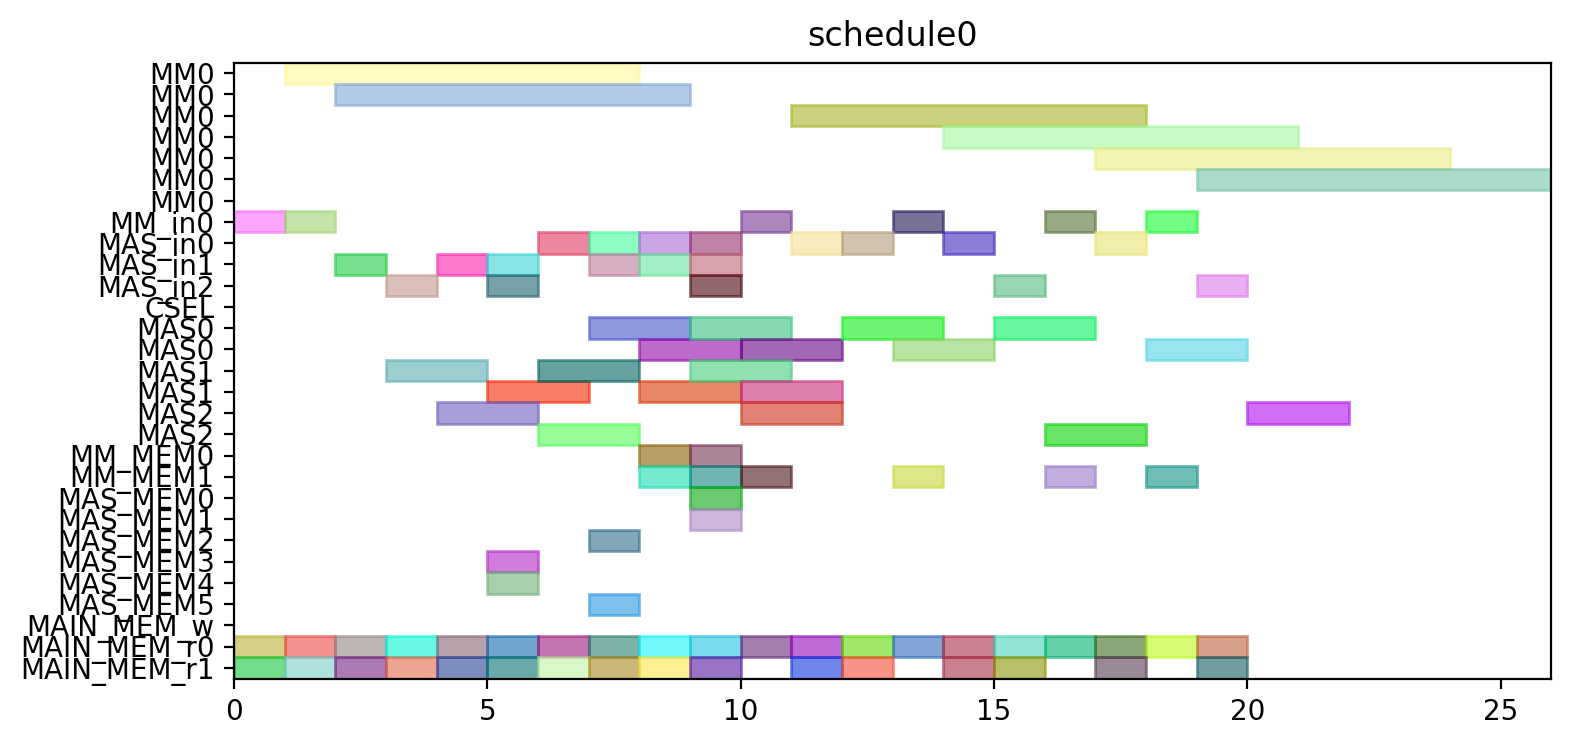

This chart was generated by the following Python code:
from pyschedule import Scenario, solvers, plotters, alt


def solve():
	horizon = 120
	S = Scenario("schedule0", horizon=horizon)

	# resource
	MM = S.Resources('MM', num=1, size=7)
	MM_in = S.Resources('MM_in', num=1)
	MAS_in = S.Resources('MAS_in', num=3)
	CSEL = S.Resource('CSEL')
	MAS = S.Resources('MAS', num=3, size=2, periods=range(1, horizon))
	MM_MEM = S.Resources('MM_MEM', num=2)
	MAS_MEM = S.Resources('MAS_MEM', num=6)
	MAIN_MEM_w = S.Resource('MAIN_MEM_w', size=1)
	MAIN_MEM_r = S.Resources('MAIN_MEM_r', num=2)

	# result of previous scheduling

	# new tasks
	c_qinv_denom_inv0 = S.Task('c_qinv_denom_inv0', length=7, delay_cost=1)
	c_qinv_denom_inv0 += alt(MM)
	c_qinv_denom_inv0_in = S.Task('c_qinv_denom_inv0_in', length=1, delay_cost=1)
	c_qinv_denom_inv0_in += alt(MM_in)
	S += c_qinv_denom_inv0_in*MM_in[0]<=c_qinv_denom_inv0*MM[0]
	c_qinv_denom_inv0_mem0 = S.Task('c_qinv_denom_inv0_mem0', length=1, delay_cost=1)
	c_qinv_denom_inv0_mem0 += MAIN_MEM_r[0]
	S += c_qinv_denom_inv0_mem0 <= c_qinv_denom_inv0

	c_qinv_denom_inv0_mem1 = S.Task('c_qinv_denom_inv0_mem1', length=1, delay_cost=1)
	c_qinv_denom_inv0_mem1 += MAIN_MEM_r[1]
	S += c_qinv_denom_inv0_mem1 <= c_qinv_denom_inv0

	c_qinv_denom_inv1_ = S.Task('c_qinv_denom_inv1_', length=7, delay_cost=1)
	c_qinv_denom_inv1_ += alt(MM)
	c_qinv_denom_inv1__in = S.Task('c_qinv_denom_inv1__in', length=1, delay_cost=1)
	c_qinv_denom_inv1__in += alt(MM_in)
	S += c_qinv_denom_inv1__in*MM_in[0]<=c_qinv_denom_inv1_*MM[0]
	c_qinv_denom_inv1__mem0 = S.Task('c_qinv_denom_inv1__mem0', length=1, delay_cost=1)
	c_qinv_denom_inv1__mem0 += MAIN_MEM_r[0]
	S += c_qinv_denom_inv1__mem0 <= c_qinv_denom_inv1_

	c_qinv_denom_inv1__mem1 = S.Task('c_qinv_denom_inv1__mem1', length=1, delay_cost=1)
	c_qinv_denom_inv1__mem1 += MAIN_MEM_r[1]
	S += c_qinv_denom_inv1__mem1 <= c_qinv_denom_inv1_

	c_qinv0_t2 = S.Task('c_qinv0_t2', length=2, delay_cost=1)
	c_qinv0_t2 += alt(MAS)
	c_qinv0_t2_in = S.Task('c_qinv0_t2_in', length=1, delay_cost=1)
	c_qinv0_t2_in += alt(MAS_in)
	S += c_qinv0_t2_in*MAS_in[0]<=c_qinv0_t2*MAS[0]

	S += c_qinv0_t2_in*MAS_in[1]<=c_qinv0_t2*MAS[1]

	S += c_qinv0_t2_in*MAS_in[2]<=c_qinv0_t2*MAS[2]

	c_qinv0_t2_mem0 = S.Task('c_qinv0_t2_mem0', length=1, delay_cost=1)
	c_qinv0_t2_mem0 += MAIN_MEM_r[0]
	S += c_qinv0_t2_mem0 <= c_qinv0_t2

	c_qinv0_t2_mem1 = S.Task('c_qinv0_t2_mem1', length=1, delay_cost=1)
	c_qinv0_t2_mem1 += MAIN_MEM_r[1]
	S += c_qinv0_t2_mem1 <= c_qinv0_t2

	c_qinv1__t2 = S.Task('c_qinv1__t2', length=2, delay_cost=1)
	c_qinv1__t2 += alt(MAS)
	c_qinv1__t2_in = S.Task('c_qinv1__t2_in', length=1, delay_cost=1)
	c_qinv1__t2_in += alt(MAS_in)
	S += c_qinv1__t2_in*MAS_in[0]<=c_qinv1__t2*MAS[0]

	S += c_qinv1__t2_in*MAS_in[1]<=c_qinv1__t2*MAS[1]

	S += c_qinv1__t2_in*MAS_in[2]<=c_qinv1__t2*MAS[2]

	c_qinv1__t2_mem0 = S.Task('c_qinv1__t2_mem0', length=1, delay_cost=1)
	c_qinv1__t2_mem0 += MAIN_MEM_r[0]
	S += c_qinv1__t2_mem0 <= c_qinv1__t2

	c_qinv1__t2_mem1 = S.Task('c_qinv1__t2_mem1', length=1, delay_cost=1)
	c_qinv1__t2_mem1 += MAIN_MEM_r[1]
	S += c_qinv1__t2_mem1 <= c_qinv1__t2

	c0_t0_t2 = S.Task('c0_t0_t2', length=2, delay_cost=1)
	c0_t0_t2 += alt(MAS)
	c0_t0_t2_in = S.Task('c0_t0_t2_in', length=1, delay_cost=1)
	c0_t0_t2_in += alt(MAS_in)
	S += c0_t0_t2_in*MAS_in[0]<=c0_t0_t2*MAS[0]

	S += c0_t0_t2_in*MAS_in[1]<=c0_t0_t2*MAS[1]

	S += c0_t0_t2_in*MAS_in[2]<=c0_t0_t2*MAS[2]

	c0_t0_t2_mem0 = S.Task('c0_t0_t2_mem0', length=1, delay_cost=1)
	c0_t0_t2_mem0 += MAIN_MEM_r[0]
	S += c0_t0_t2_mem0 <= c0_t0_t2

	c0_t0_t2_mem1 = S.Task('c0_t0_t2_mem1', length=1, delay_cost=1)
	c0_t0_t2_mem1 += MAIN_MEM_r[1]
	S += c0_t0_t2_mem1 <= c0_t0_t2

	c0_t1_t2 = S.Task('c0_t1_t2', length=2, delay_cost=1)
	c0_t1_t2 += alt(MAS)
	c0_t1_t2_in = S.Task('c0_t1_t2_in', length=1, delay_cost=1)
	c0_t1_t2_in += alt(MAS_in)
	S += c0_t1_t2_in*MAS_in[0]<=c0_t1_t2*MAS[0]

	S += c0_t1_t2_in*MAS_in[1]<=c0_t1_t2*MAS[1]

	S += c0_t1_t2_in*MAS_in[2]<=c0_t1_t2*MAS[2]

	c0_t1_t2_mem0 = S.Task('c0_t1_t2_mem0', length=1, delay_cost=1)
	c0_t1_t2_mem0 += MAIN_MEM_r[0]
	S += c0_t1_t2_mem0 <= c0_t1_t2

	c0_t1_t2_mem1 = S.Task('c0_t1_t2_mem1', length=1, delay_cost=1)
	c0_t1_t2_mem1 += MAIN_MEM_r[1]
	S += c0_t1_t2_mem1 <= c0_t1_t2

	c0_t20 = S.Task('c0_t20', length=2, delay_cost=1)
	c0_t20 += alt(MAS)
	c0_t20_in = S.Task('c0_t20_in', length=1, delay_cost=1)
	c0_t20_in += alt(MAS_in)
	S += c0_t20_in*MAS_in[0]<=c0_t20*MAS[0]

	S += c0_t20_in*MAS_in[1]<=c0_t20*MAS[1]

	S += c0_t20_in*MAS_in[2]<=c0_t20*MAS[2]

	c0_t20_mem0 = S.Task('c0_t20_mem0', length=1, delay_cost=1)
	c0_t20_mem0 += MAIN_MEM_r[0]
	S += c0_t20_mem0 <= c0_t20

	c0_t20_mem1 = S.Task('c0_t20_mem1', length=1, delay_cost=1)
	c0_t20_mem1 += MAIN_MEM_r[1]
	S += c0_t20_mem1 <= c0_t20

	c0_t21 = S.Task('c0_t21', length=2, delay_cost=1)
	c0_t21 += alt(MAS)
	c0_t21_in = S.Task('c0_t21_in', length=1, delay_cost=1)
	c0_t21_in += alt(MAS_in)
	S += c0_t21_in*MAS_in[0]<=c0_t21*MAS[0]

	S += c0_t21_in*MAS_in[1]<=c0_t21*MAS[1]

	S += c0_t21_in*MAS_in[2]<=c0_t21*MAS[2]

	c0_t21_mem0 = S.Task('c0_t21_mem0', length=1, delay_cost=1)
	c0_t21_mem0 += MAIN_MEM_r[0]
	S += c0_t21_mem0 <= c0_t21

	c0_t21_mem1 = S.Task('c0_t21_mem1', length=1, delay_cost=1)
	c0_t21_mem1 += MAIN_MEM_r[1]
	S += c0_t21_mem1 <= c0_t21

	c1_t0_t2 = S.Task('c1_t0_t2', length=2, delay_cost=1)
	c1_t0_t2 += alt(MAS)
	c1_t0_t2_in = S.Task('c1_t0_t2_in', length=1, delay_cost=1)
	c1_t0_t2_in += alt(MAS_in)
	S += c1_t0_t2_in*MAS_in[0]<=c1_t0_t2*MAS[0]

	S += c1_t0_t2_in*MAS_in[1]<=c1_t0_t2*MAS[1]

	S += c1_t0_t2_in*MAS_in[2]<=c1_t0_t2*MAS[2]

	c1_t0_t2_mem0 = S.Task('c1_t0_t2_mem0', length=1, delay_cost=1)
	c1_t0_t2_mem0 += MAIN_MEM_r[0]
	S += c1_t0_t2_mem0 <= c1_t0_t2

	c1_t0_t2_mem1 = S.Task('c1_t0_t2_mem1', length=1, delay_cost=1)
	c1_t0_t2_mem1 += MAIN_MEM_r[1]
	S += c1_t0_t2_mem1 <= c1_t0_t2

	c1_t1_t2 = S.Task('c1_t1_t2', length=2, delay_cost=1)
	c1_t1_t2 += alt(MAS)
	c1_t1_t2_in = S.Task('c1_t1_t2_in', length=1, delay_cost=1)
	c1_t1_t2_in += alt(MAS_in)
	S += c1_t1_t2_in*MAS_in[0]<=c1_t1_t2*MAS[0]

	S += c1_t1_t2_in*MAS_in[1]<=c1_t1_t2*MAS[1]

	S += c1_t1_t2_in*MAS_in[2]<=c1_t1_t2*MAS[2]

	c1_t1_t2_mem0 = S.Task('c1_t1_t2_mem0', length=1, delay_cost=1)
	c1_t1_t2_mem0 += MAIN_MEM_r[0]
	S += c1_t1_t2_mem0 <= c1_t1_t2

	c1_t1_t2_mem1 = S.Task('c1_t1_t2_mem1', length=1, delay_cost=1)
	c1_t1_t2_mem1 += MAIN_MEM_r[1]
	S += c1_t1_t2_mem1 <= c1_t1_t2

	c1_t20 = S.Task('c1_t20', length=2, delay_cost=1)
	c1_t20 += alt(MAS)
	c1_t20_in = S.Task('c1_t20_in', length=1, delay_cost=1)
	c1_t20_in += alt(MAS_in)
	S += c1_t20_in*MAS_in[0]<=c1_t20*MAS[0]

	S += c1_t20_in*MAS_in[1]<=c1_t20*MAS[1]

	S += c1_t20_in*MAS_in[2]<=c1_t20*MAS[2]

	c1_t20_mem0 = S.Task('c1_t20_mem0', length=1, delay_cost=1)
	c1_t20_mem0 += MAIN_MEM_r[0]
	S += c1_t20_mem0 <= c1_t20

	c1_t20_mem1 = S.Task('c1_t20_mem1', length=1, delay_cost=1)
	c1_t20_mem1 += MAIN_MEM_r[1]
	S += c1_t20_mem1 <= c1_t20

	c1_t21 = S.Task('c1_t21', length=2, delay_cost=1)
	c1_t21 += alt(MAS)
	c1_t21_in = S.Task('c1_t21_in', length=1, delay_cost=1)
	c1_t21_in += alt(MAS_in)
	S += c1_t21_in*MAS_in[0]<=c1_t21*MAS[0]

	S += c1_t21_in*MAS_in[1]<=c1_t21*MAS[1]

	S += c1_t21_in*MAS_in[2]<=c1_t21*MAS[2]

	c1_t21_mem0 = S.Task('c1_t21_mem0', length=1, delay_cost=1)
	c1_t21_mem0 += MAIN_MEM_r[0]
	S += c1_t21_mem0 <= c1_t21

	c1_t21_mem1 = S.Task('c1_t21_mem1', length=1, delay_cost=1)
	c1_t21_mem1 += MAIN_MEM_r[1]
	S += c1_t21_mem1 <= c1_t21

	c2_t0_t2 = S.Task('c2_t0_t2', length=2, delay_cost=1)
	c2_t0_t2 += alt(MAS)
	c2_t0_t2_in = S.Task('c2_t0_t2_in', length=1, delay_cost=1)
	c2_t0_t2_in += alt(MAS_in)
	S += c2_t0_t2_in*MAS_in[0]<=c2_t0_t2*MAS[0]

	S += c2_t0_t2_in*MAS_in[1]<=c2_t0_t2*MAS[1]

	S += c2_t0_t2_in*MAS_in[2]<=c2_t0_t2*MAS[2]

	c2_t0_t2_mem0 = S.Task('c2_t0_t2_mem0', length=1, delay_cost=1)
	c2_t0_t2_mem0 += MAIN_MEM_r[0]
	S += c2_t0_t2_mem0 <= c2_t0_t2

	c2_t0_t2_mem1 = S.Task('c2_t0_t2_mem1', length=1, delay_cost=1)
	c2_t0_t2_mem1 += MAIN_MEM_r[1]
	S += c2_t0_t2_mem1 <= c2_t0_t2

	c2_t1_t2 = S.Task('c2_t1_t2', length=2, delay_cost=1)
	c2_t1_t2 += alt(MAS)
	c2_t1_t2_in = S.Task('c2_t1_t2_in', length=1, delay_cost=1)
	c2_t1_t2_in += alt(MAS_in)
	S += c2_t1_t2_in*MAS_in[0]<=c2_t1_t2*MAS[0]

	S += c2_t1_t2_in*MAS_in[1]<=c2_t1_t2*MAS[1]

	S += c2_t1_t2_in*MAS_in[2]<=c2_t1_t2*MAS[2]

	c2_t1_t2_mem0 = S.Task('c2_t1_t2_mem0', length=1, delay_cost=1)
	c2_t1_t2_mem0 += MAIN_MEM_r[0]
	S += c2_t1_t2_mem0 <= c2_t1_t2

	c2_t1_t2_mem1 = S.Task('c2_t1_t2_mem1', length=1, delay_cost=1)
	c2_t1_t2_mem1 += MAIN_MEM_r[1]
	S += c2_t1_t2_mem1 <= c2_t1_t2

	c2_t20 = S.Task('c2_t20', length=2, delay_cost=1)
	c2_t20 += alt(MAS)
	c2_t20_in = S.Task('c2_t20_in', length=1, delay_cost=1)
	c2_t20_in += alt(MAS_in)
	S += c2_t20_in*MAS_in[0]<=c2_t20*MAS[0]

	S += c2_t20_in*MAS_in[1]<=c2_t20*MAS[1]

	S += c2_t20_in*MAS_in[2]<=c2_t20*MAS[2]

	c2_t20_mem0 = S.Task('c2_t20_mem0', length=1, delay_cost=1)
	c2_t20_mem0 += MAIN_MEM_r[0]
	S += c2_t20_mem0 <= c2_t20

	c2_t20_mem1 = S.Task('c2_t20_mem1', length=1, delay_cost=1)
	c2_t20_mem1 += MAIN_MEM_r[1]
	S += c2_t20_mem1 <= c2_t20

	c2_t21 = S.Task('c2_t21', length=2, delay_cost=1)
	c2_t21 += alt(MAS)
	c2_t21_in = S.Task('c2_t21_in', length=1, delay_cost=1)
	c2_t21_in += alt(MAS_in)
	S += c2_t21_in*MAS_in[0]<=c2_t21*MAS[0]

	S += c2_t21_in*MAS_in[1]<=c2_t21*MAS[1]

	S += c2_t21_in*MAS_in[2]<=c2_t21*MAS[2]

	c2_t21_mem0 = S.Task('c2_t21_mem0', length=1, delay_cost=1)
	c2_t21_mem0 += MAIN_MEM_r[0]
	S += c2_t21_mem0 <= c2_t21

	c2_t21_mem1 = S.Task('c2_t21_mem1', length=1, delay_cost=1)
	c2_t21_mem1 += MAIN_MEM_r[1]
	S += c2_t21_mem1 <= c2_t21

	c_qinv0_t0 = S.Task('c_qinv0_t0', length=7, delay_cost=1)
	c_qinv0_t0 += alt(MM)
	c_qinv0_t0_in = S.Task('c_qinv0_t0_in', length=1, delay_cost=1)
	c_qinv0_t0_in += alt(MM_in)
	S += c_qinv0_t0_in*MM_in[0]<=c_qinv0_t0*MM[0]
	c_qinv0_t0_mem0 = S.Task('c_qinv0_t0_mem0', length=1, delay_cost=1)
	c_qinv0_t0_mem0 += MAIN_MEM_r[0]
	S += c_qinv0_t0_mem0 <= c_qinv0_t0

	c_qinv0_t0_mem1 = S.Task('c_qinv0_t0_mem1', length=1, delay_cost=1)
	c_qinv0_t0_mem1 += alt(MM_MEM)
	S += (c_qinv_denom_inv0*MM[0])-1 < c_qinv0_t0_mem1*MM_MEM[1]
	S += c_qinv0_t0_mem1 <= c_qinv0_t0

	c_qinv0_t1 = S.Task('c_qinv0_t1', length=7, delay_cost=1)
	c_qinv0_t1 += alt(MM)
	c_qinv0_t1_in = S.Task('c_qinv0_t1_in', length=1, delay_cost=1)
	c_qinv0_t1_in += alt(MM_in)
	S += c_qinv0_t1_in*MM_in[0]<=c_qinv0_t1*MM[0]
	c_qinv0_t1_mem0 = S.Task('c_qinv0_t1_mem0', length=1, delay_cost=1)
	c_qinv0_t1_mem0 += MAIN_MEM_r[0]
	S += c_qinv0_t1_mem0 <= c_qinv0_t1

	c_qinv0_t1_mem1 = S.Task('c_qinv0_t1_mem1', length=1, delay_cost=1)
	c_qinv0_t1_mem1 += alt(MM_MEM)
	S += (c_qinv_denom_inv1_*MM[0])-1 < c_qinv0_t1_mem1*MM_MEM[1]
	S += c_qinv0_t1_mem1 <= c_qinv0_t1

	c_qinv0_t3 = S.Task('c_qinv0_t3', length=2, delay_cost=1)
	c_qinv0_t3 += alt(MAS)
	c_qinv0_t3_in = S.Task('c_qinv0_t3_in', length=1, delay_cost=1)
	c_qinv0_t3_in += alt(MAS_in)
	S += c_qinv0_t3_in*MAS_in[0]<=c_qinv0_t3*MAS[0]

	S += c_qinv0_t3_in*MAS_in[1]<=c_qinv0_t3*MAS[1]

	S += c_qinv0_t3_in*MAS_in[2]<=c_qinv0_t3*MAS[2]

	c_qinv0_t3_mem0 = S.Task('c_qinv0_t3_mem0', length=1, delay_cost=1)
	c_qinv0_t3_mem0 += alt(MM_MEM)
	S += (c_qinv_denom_inv0*MM[0])-1 < c_qinv0_t3_mem0*MM_MEM[0]
	S += c_qinv0_t3_mem0 <= c_qinv0_t3

	c_qinv0_t3_mem1 = S.Task('c_qinv0_t3_mem1', length=1, delay_cost=1)
	c_qinv0_t3_mem1 += alt(MM_MEM)
	S += (c_qinv_denom_inv1_*MM[0])-1 < c_qinv0_t3_mem1*MM_MEM[1]
	S += c_qinv0_t3_mem1 <= c_qinv0_t3

	c_qinv1__t0 = S.Task('c_qinv1__t0', length=7, delay_cost=1)
	c_qinv1__t0 += alt(MM)
	c_qinv1__t0_in = S.Task('c_qinv1__t0_in', length=1, delay_cost=1)
	c_qinv1__t0_in += alt(MM_in)
	S += c_qinv1__t0_in*MM_in[0]<=c_qinv1__t0*MM[0]
	c_qinv1__t0_mem0 = S.Task('c_qinv1__t0_mem0', length=1, delay_cost=1)
	c_qinv1__t0_mem0 += MAIN_MEM_r[0]
	S += c_qinv1__t0_mem0 <= c_qinv1__t0

	c_qinv1__t0_mem1 = S.Task('c_qinv1__t0_mem1', length=1, delay_cost=1)
	c_qinv1__t0_mem1 += alt(MM_MEM)
	S += (c_qinv_denom_inv0*MM[0])-1 < c_qinv1__t0_mem1*MM_MEM[1]
	S += c_qinv1__t0_mem1 <= c_qinv1__t0

	c_qinv1__t1 = S.Task('c_qinv1__t1', length=7, delay_cost=1)
	c_qinv1__t1 += alt(MM)
	c_qinv1__t1_in = S.Task('c_qinv1__t1_in', length=1, delay_cost=1)
	c_qinv1__t1_in += alt(MM_in)
	S += c_qinv1__t1_in*MM_in[0]<=c_qinv1__t1*MM[0]
	c_qinv1__t1_mem0 = S.Task('c_qinv1__t1_mem0', length=1, delay_cost=1)
	c_qinv1__t1_mem0 += MAIN_MEM_r[0]
	S += c_qinv1__t1_mem0 <= c_qinv1__t1

	c_qinv1__t1_mem1 = S.Task('c_qinv1__t1_mem1', length=1, delay_cost=1)
	c_qinv1__t1_mem1 += alt(MM_MEM)
	S += (c_qinv_denom_inv1_*MM[0])-1 < c_qinv1__t1_mem1*MM_MEM[1]
	S += c_qinv1__t1_mem1 <= c_qinv1__t1

	c_qinv1__t3 = S.Task('c_qinv1__t3', length=2, delay_cost=1)
	c_qinv1__t3 += alt(MAS)
	c_qinv1__t3_in = S.Task('c_qinv1__t3_in', length=1, delay_cost=1)
	c_qinv1__t3_in += alt(MAS_in)
	S += c_qinv1__t3_in*MAS_in[0]<=c_qinv1__t3*MAS[0]

	S += c_qinv1__t3_in*MAS_in[1]<=c_qinv1__t3*MAS[1]

	S += c_qinv1__t3_in*MAS_in[2]<=c_qinv1__t3*MAS[2]

	c_qinv1__t3_mem0 = S.Task('c_qinv1__t3_mem0', length=1, delay_cost=1)
	c_qinv1__t3_mem0 += alt(MM_MEM)
	S += (c_qinv_denom_inv0*MM[0])-1 < c_qinv1__t3_mem0*MM_MEM[0]
	S += c_qinv1__t3_mem0 <= c_qinv1__t3

	c_qinv1__t3_mem1 = S.Task('c_qinv1__t3_mem1', length=1, delay_cost=1)
	c_qinv1__t3_mem1 += alt(MM_MEM)
	S += (c_qinv_denom_inv1_*MM[0])-1 < c_qinv1__t3_mem1*MM_MEM[1]
	S += c_qinv1__t3_mem1 <= c_qinv1__t3

	c0_t4_t2 = S.Task('c0_t4_t2', length=2, delay_cost=1)
	c0_t4_t2 += alt(MAS)
	c0_t4_t2_in = S.Task('c0_t4_t2_in', length=1, delay_cost=1)
	c0_t4_t2_in += alt(MAS_in)
	S += c0_t4_t2_in*MAS_in[0]<=c0_t4_t2*MAS[0]

	S += c0_t4_t2_in*MAS_in[1]<=c0_t4_t2*MAS[1]

	S += c0_t4_t2_in*MAS_in[2]<=c0_t4_t2*MAS[2]

	c0_t4_t2_mem0 = S.Task('c0_t4_t2_mem0', length=1, delay_cost=1)
	c0_t4_t2_mem0 += alt(MAS_MEM)
	S += (c0_t20*MAS[0])-1 < c0_t4_t2_mem0*MAS_MEM[0]
	S += (c0_t20*MAS[1])-1 < c0_t4_t2_mem0*MAS_MEM[2]
	S += (c0_t20*MAS[2])-1 < c0_t4_t2_mem0*MAS_MEM[4]
	S += c0_t4_t2_mem0 <= c0_t4_t2

	c0_t4_t2_mem1 = S.Task('c0_t4_t2_mem1', length=1, delay_cost=1)
	c0_t4_t2_mem1 += alt(MAS_MEM)
	S += (c0_t21*MAS[0])-1 < c0_t4_t2_mem1*MAS_MEM[1]
	S += (c0_t21*MAS[1])-1 < c0_t4_t2_mem1*MAS_MEM[3]
	S += (c0_t21*MAS[2])-1 < c0_t4_t2_mem1*MAS_MEM[5]
	S += c0_t4_t2_mem1 <= c0_t4_t2

	c1_t4_t2 = S.Task('c1_t4_t2', length=2, delay_cost=1)
	c1_t4_t2 += alt(MAS)
	c1_t4_t2_in = S.Task('c1_t4_t2_in', length=1, delay_cost=1)
	c1_t4_t2_in += alt(MAS_in)
	S += c1_t4_t2_in*MAS_in[0]<=c1_t4_t2*MAS[0]

	S += c1_t4_t2_in*MAS_in[1]<=c1_t4_t2*MAS[1]

	S += c1_t4_t2_in*MAS_in[2]<=c1_t4_t2*MAS[2]

	c1_t4_t2_mem0 = S.Task('c1_t4_t2_mem0', length=1, delay_cost=1)
	c1_t4_t2_mem0 += alt(MAS_MEM)
	S += (c1_t20*MAS[0])-1 < c1_t4_t2_mem0*MAS_MEM[0]
	S += (c1_t20*MAS[1])-1 < c1_t4_t2_mem0*MAS_MEM[2]
	S += (c1_t20*MAS[2])-1 < c1_t4_t2_mem0*MAS_MEM[4]
	S += c1_t4_t2_mem0 <= c1_t4_t2

	c1_t4_t2_mem1 = S.Task('c1_t4_t2_mem1', length=1, delay_cost=1)
	c1_t4_t2_mem1 += alt(MAS_MEM)
	S += (c1_t21*MAS[0])-1 < c1_t4_t2_mem1*MAS_MEM[1]
	S += (c1_t21*MAS[1])-1 < c1_t4_t2_mem1*MAS_MEM[3]
	S += (c1_t21*MAS[2])-1 < c1_t4_t2_mem1*MAS_MEM[5]
	S += c1_t4_t2_mem1 <= c1_t4_t2

	c2_t4_t2 = S.Task('c2_t4_t2', length=2, delay_cost=1)
	c2_t4_t2 += alt(MAS)
	c2_t4_t2_in = S.Task('c2_t4_t2_in', length=1, delay_cost=1)
	c2_t4_t2_in += alt(MAS_in)
	S += c2_t4_t2_in*MAS_in[0]<=c2_t4_t2*MAS[0]

	S += c2_t4_t2_in*MAS_in[1]<=c2_t4_t2*MAS[1]

	S += c2_t4_t2_in*MAS_in[2]<=c2_t4_t2*MAS[2]

	c2_t4_t2_mem0 = S.Task('c2_t4_t2_mem0', length=1, delay_cost=1)
	c2_t4_t2_mem0 += alt(MAS_MEM)
	S += (c2_t20*MAS[0])-1 < c2_t4_t2_mem0*MAS_MEM[0]
	S += (c2_t20*MAS[1])-1 < c2_t4_t2_mem0*MAS_MEM[2]
	S += (c2_t20*MAS[2])-1 < c2_t4_t2_mem0*MAS_MEM[4]
	S += c2_t4_t2_mem0 <= c2_t4_t2

	c2_t4_t2_mem1 = S.Task('c2_t4_t2_mem1', length=1, delay_cost=1)
	c2_t4_t2_mem1 += alt(MAS_MEM)
	S += (c2_t21*MAS[0])-1 < c2_t4_t2_mem1*MAS_MEM[1]
	S += (c2_t21*MAS[1])-1 < c2_t4_t2_mem1*MAS_MEM[3]
	S += (c2_t21*MAS[2])-1 < c2_t4_t2_mem1*MAS_MEM[5]
	S += c2_t4_t2_mem1 <= c2_t4_t2

	solvers.mip.solve(S,msg=1,kind='CPLEX',ratio_gap=1.01)

	solution = [['hoge']*len(S.solution()[1]) for i in range(len(S.solution()))]
	for i in range(len(S.solution())):
		for j in range(len(S.solution()[i])):
			solution[i][j]=str(S.solution()[i][j])
	print(solution)

	cycles = int(solution[-1][3])

	pic_file_name = "/mnt/rose/usr1/fukuda/ABE/multiRAM_multiMAS_16mux/scheduling_result/stage7MM1_stage2MAS3/FP12_INV_AFTER_FPINV/schedule0.png"
	if(S.solution() != []):
		plotters.matplotlib.plot(S,img_filename=pic_file_name, show_task_labels=False, fig_size=(cycles*0.25+3, 4))

	return solution
